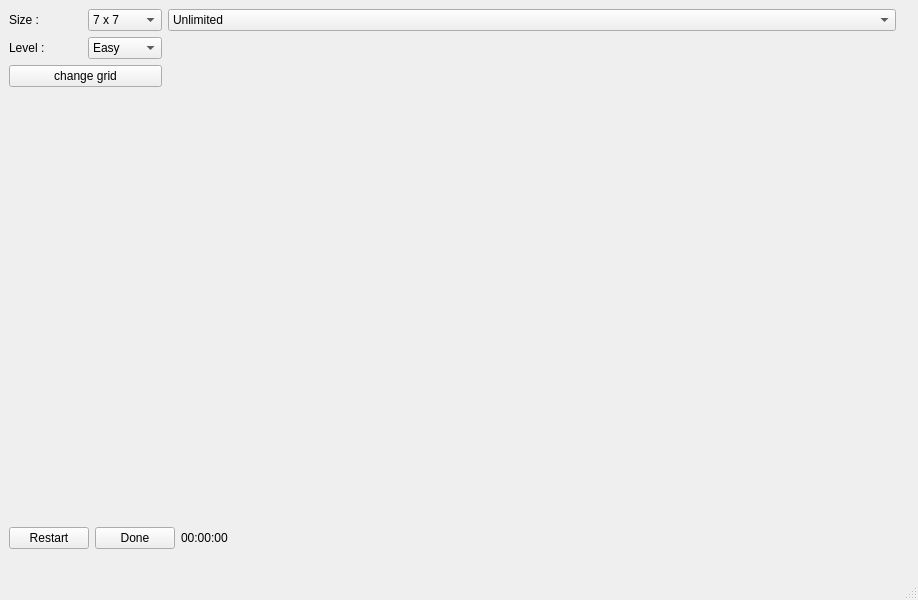
<?xml version="1.0" encoding="UTF-8"?>
<ui version="4.0">
 <class>MainWindow</class>
 <widget class="QMainWindow" name="MainWindow">
  <property name="geometry">
   <rect>
    <x>0</x>
    <y>0</y>
    <width>918</width>
    <height>600</height>
   </rect>
  </property>
  <property name="windowTitle">
   <string>MainWindow</string>
  </property>
  <property name="windowIcon">
   <iconset resource="icons/icons.qrc">
    <normaloff>:/icons/akarigame.png</normaloff>:/icons/akarigame.png</iconset>
  </property>
  <widget class="QWidget" name="centralwidget">
   <layout class="QVBoxLayout" name="verticalLayout" stretch="8,1">
    <property name="sizeConstraint">
     <enum>QLayout::SetMinimumSize</enum>
    </property>
    <item>
     <layout class="QGridLayout" name="gridLayout" columnstretch="1,1,10,0" columnminimumwidth="0,0,0,0">
      <property name="sizeConstraint">
       <enum>QLayout::SetMinimumSize</enum>
      </property>
      <item row="0" column="3">
       <widget class="QLabel" name="label_3">
        <property name="text">
         <string/>
        </property>
       </widget>
      </item>
      <item row="0" column="1">
       <widget class="QComboBox" name="size_box">
        <item>
         <property name="text">
          <string>7 x 7</string>
         </property>
        </item>
        <item>
         <property name="text">
          <string>10 x 10</string>
         </property>
        </item>
        <item>
         <property name="text">
          <string>14 x 14</string>
         </property>
        </item>
       </widget>
      </item>
      <item row="0" column="0">
       <widget class="QLabel" name="label_2">
        <property name="text">
         <string>Size :</string>
        </property>
       </widget>
      </item>
      <item row="4" column="0" colspan="4">
       <widget class="AkariView" name="Gridwidget" native="true"/>
      </item>
      <item row="1" column="1">
       <widget class="QComboBox" name="level_box">
        <item>
         <property name="text">
          <string>Easy</string>
         </property>
        </item>
        <item>
         <property name="text">
          <string>Medium</string>
         </property>
        </item>
        <item>
         <property name="text">
          <string>Hard</string>
         </property>
        </item>
       </widget>
      </item>
      <item row="1" column="0">
       <widget class="QLabel" name="label">
        <property name="text">
         <string>Level : </string>
        </property>
       </widget>
      </item>
      <item row="3" column="0" colspan="2">
       <widget class="QPushButton" name="changeGridButton">
        <property name="text">
         <string>change grid</string>
        </property>
       </widget>
      </item>
      <item row="0" column="2">
       <widget class="QComboBox" name="timer_box">
        <item>
         <property name="text">
          <string>Unlimited</string>
         </property>
        </item>
        <item>
         <property name="text">
          <string>10 Minutes</string>
         </property>
        </item>
        <item>
         <property name="text">
          <string>5 Minutes</string>
         </property>
        </item>
        <item>
         <property name="text">
          <string>3 Minutes</string>
         </property>
        </item>
        <item>
         <property name="text">
          <string>1 Minutes</string>
         </property>
        </item>
       </widget>
      </item>
     </layout>
    </item>
    <item>
     <layout class="QHBoxLayout" name="horizontalLayout" stretch="0,0,0,8">
      <property name="sizeConstraint">
       <enum>QLayout::SetDefaultConstraint</enum>
      </property>
      <item>
       <widget class="QPushButton" name="restartButton">
        <property name="text">
         <string>Restart</string>
        </property>
       </widget>
      </item>
      <item>
       <widget class="QPushButton" name="doneButton">
        <property name="text">
         <string>Done</string>
        </property>
       </widget>
      </item>
      <item>
       <widget class="QLabel" name="timer">
        <property name="text">
         <string>00:00:00</string>
        </property>
       </widget>
      </item>
      <item>
       <widget class="QLabel" name="messageLabel">
        <property name="font">
         <font>
          <family>Arial</family>
          <pointsize>12</pointsize>
          <italic>true</italic>
         </font>
        </property>
        <property name="text">
         <string/>
        </property>
       </widget>
      </item>
     </layout>
    </item>
   </layout>
  </widget>
  <widget class="QStatusBar" name="statusbar"/>
  <widget class="QMenuBar" name="menubar">
   <property name="geometry">
    <rect>
     <x>0</x>
     <y>0</y>
     <width>918</width>
     <height>26</height>
    </rect>
   </property>
  </widget>
  <action name="actionQuitter">
   <property name="text">
    <string>Quitter</string>
   </property>
   <property name="shortcut">
    <string>W</string>
   </property>
  </action>
  <action name="actionImprimer">
   <property name="text">
    <string>Imprimer</string>
   </property>
  </action>
 </widget>
 <customwidgets>
  <customwidget>
   <class>AkariView</class>
   <extends>QWidget</extends>
   <header location="global">akariview.h</header>
   <container>1</container>
  </customwidget>
 </customwidgets>
 <resources>
  <include location="icons/icons.qrc"/>
 </resources>
 <connections/>
</ui>
